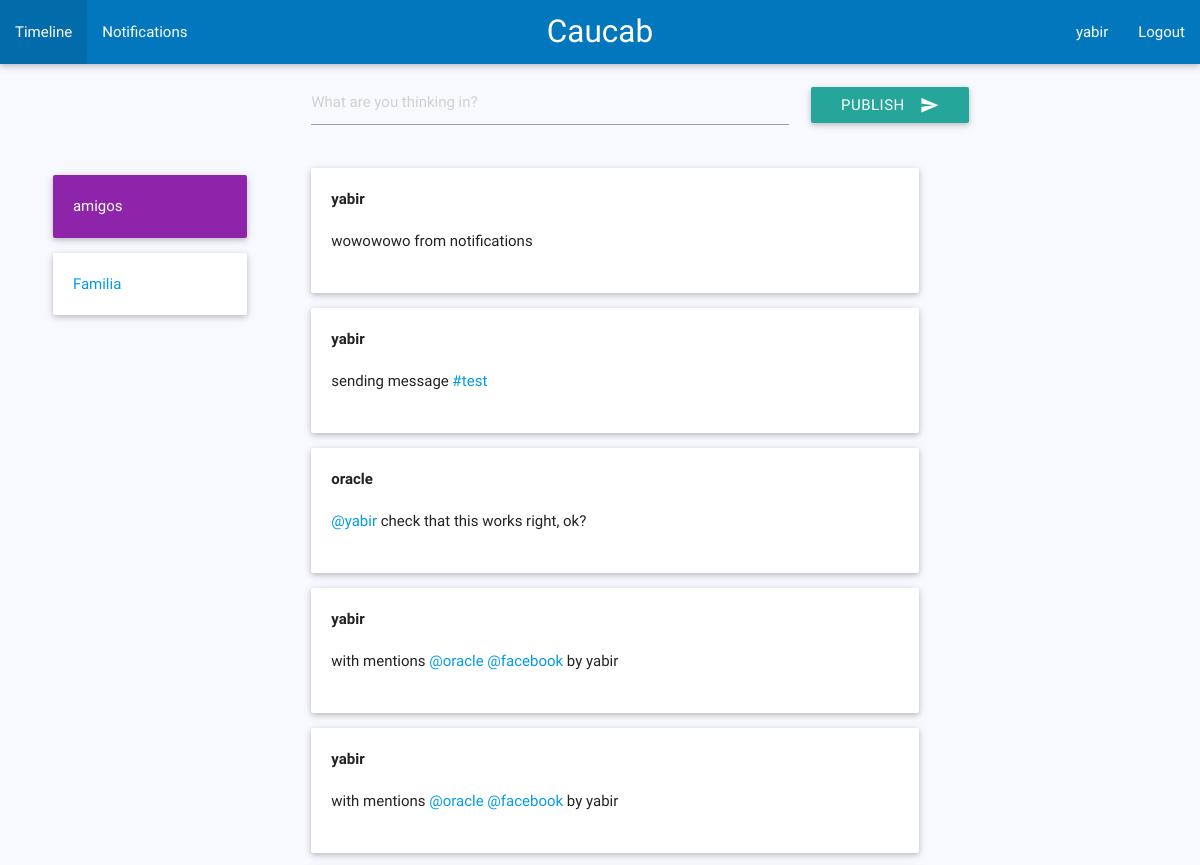
Page / (signed in, upper part) on the earlier database version.
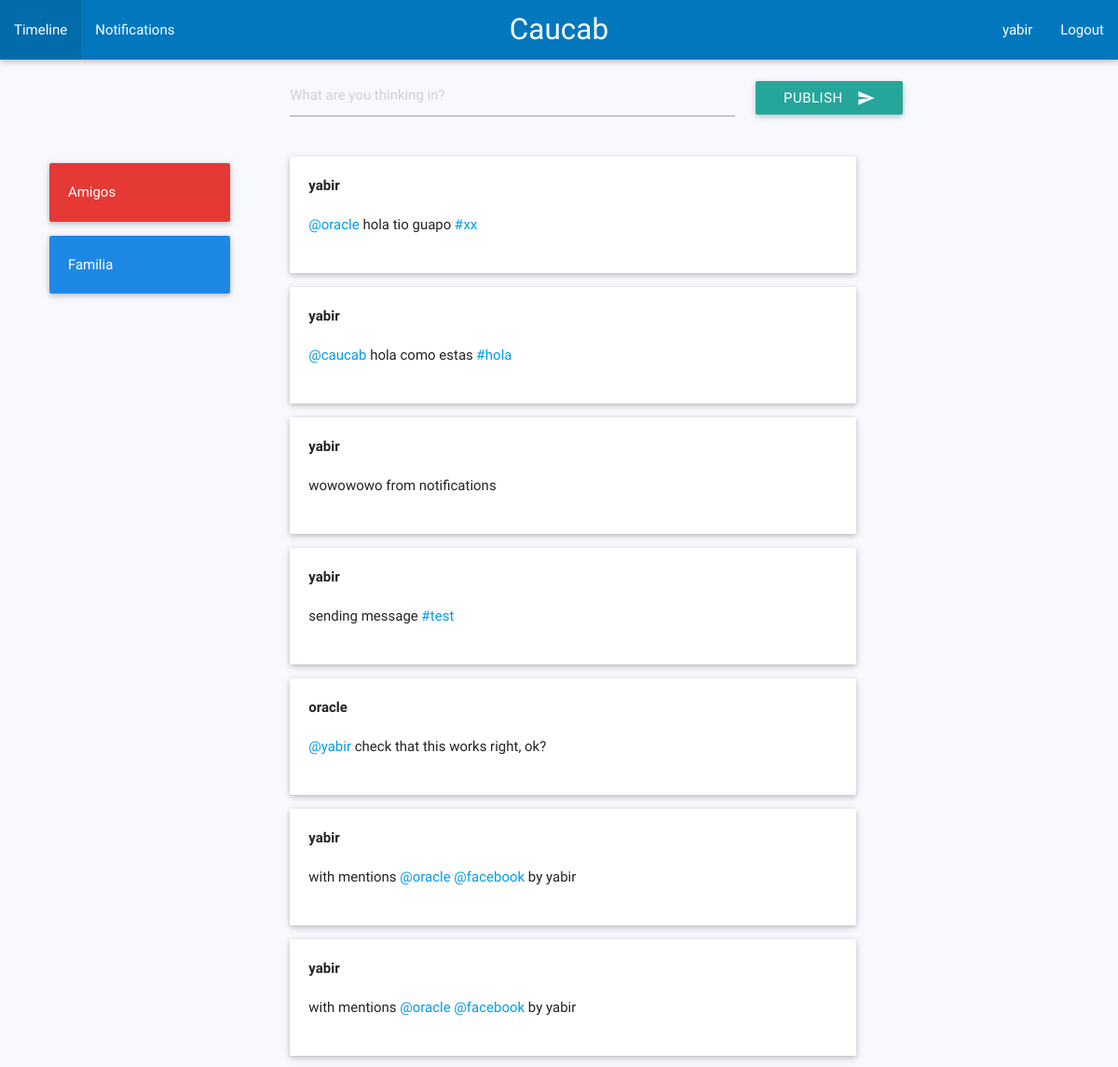
Same page on the later database version.
### social/models.py (models this page shows, shortened)
class Circle(models.Model):
    colors = (
        ("red darken-1","red"),#red
        ("purple darken-1","purple"),#purple
        ("white","white"),
        ("blue darken-1","blue")#blue
    )
    identificator = models.CharField(max_length=100, unique = True)
    name = models.CharField(max_length=50)
    owner = models.ForeignKey(Profile, related_name = "owner")
    members = models.ManyToManyField(Profile, blank = True)
    color = models.CharField(choices = colors, max_length= 30)
    def __str__(self):
        return str(self.name)

class Message(models.Model):
    def user_directory_path(instance, filename):
        return 'user_{0}/{1}'.format(instance.author.user.username, filename)
    message = models.CharField(blank=False, max_length=180)
    author = models.ForeignKey(Profile, related_name = "author")
    mentions = models.ManyToManyField(Profile, related_name = "mentions", blank = True)
    hashtag = models.ManyToManyField(Hashtag, blank = True)
    likes = models.IntegerField(blank=True, null=True)
    favorites = models.IntegerField(blank=True, null=True)
    image1 = models.ImageField(upload_to=user_directory_path, blank= True)
    created = models.DateTimeField(auto_now_add=True)
    updated = models.DateTimeField(auto_now=True)

class Profile(models.Model):
    user = models.OneToOneField(User, related_name = "author")
    following = models.ManyToManyField("self", related_name = "following", blank= True)
    followers = models.ManyToManyField("self", related_name = "followers", blank= True)
    def __str__(self):
        return self.user.username

### social/views.py (the view)
# urls.py: 2. Add a URL to urlpatterns:  url(r'^$', views.home, name='home')
@login_required
def home(request):
    profile = get_user(request.user)
    messages_following = Message.objects.filter(author__in=[member for member in profile.following.all()])
    messages_own = Message.objects.filter(author = profile)
    messages = sorted(chain(messages_following, messages_own),key=attrgetter('created'), reverse = True)
    response = {}
    response["messages"] = messages
    response["profile"] = profile
    return render(request, "user/index.html", response)

### social/processor.py (called while the page is built)
def circles(request):
    if not request.user.is_anonymous():
        profile = Profile.objects.get(user = request.user)
        circles = Circle.objects.all().filter(owner = profile)
        return {'circles': circles}
    else:
        return {}

### social/templatetags/messages_links.py (called while the page is built)
@register.filter()
def generate_links(value):
    hashtags = [word for word in value.split(" ") if len(word) and word[0] == "#"]
    mentions = [mention for mention in value.split(" ") if len(mention) and mention[0] == "@"]
    value = escape(value)
    for i in hashtags:
        value = value.replace(i, "<a href='/t/" + str(i[1:]) + "'>" + str(i) + "</a>")
    for i in mentions:
        value = value.replace(i, "<a href='/u/" + str(i[1:]) + "'>" + str(i) + "</a>")
    return value

### social/views.py (called while the page is built)
def get_user(u):
    return Profile.objects.get(user = u)

### social/templates/user/index.html
{% extends "base.html" %}
{% block main %}
  {% include "timeline_template.html" %}
{% endblock main %}

### social/templates/timeline_template.html
{% load messages_links %}<div class="row">
  <div class="col m3">
    <div class="container">
      <ul>
        {% for circle in circles %}
          <a href="/circle/{{circle.identificator}}"><li class = "card-panel {{circle.color}}" {% if circle.color != "white" %} style = "color: white;" {% endif %}>{{circle}}</li></a>
        {% endfor %}
      </ul>
    </div>
  </div>
  <div class="container">
    <div class="col s12 m9">
      {% for message in messages %}
        <div class="card-panel">
          <div class="row">
            <div class="col s3">
              <b>{{message.author}}</b>
            </div>
          </div>
          <div class="row">
            <div class="col s12">
              {{message.message|generate_links|safe}}
            </div>
          </div>
        </div>
        {% endfor %}
      </div>
    </div>
  </div>

Differences in the rows shown:
changed Circle: color "purple darken-1" → "red darken-1" (drawn); name "amigos" → "Amigos"
changed Circle "Familia": color "white" → "blue darken-1" (drawn)
added Message: author "yabir", message|generate_links "@oracle hola tio guapo #xx"
added Message: author "yabir", message|generate_links "@caucab hola como estas #hola"
